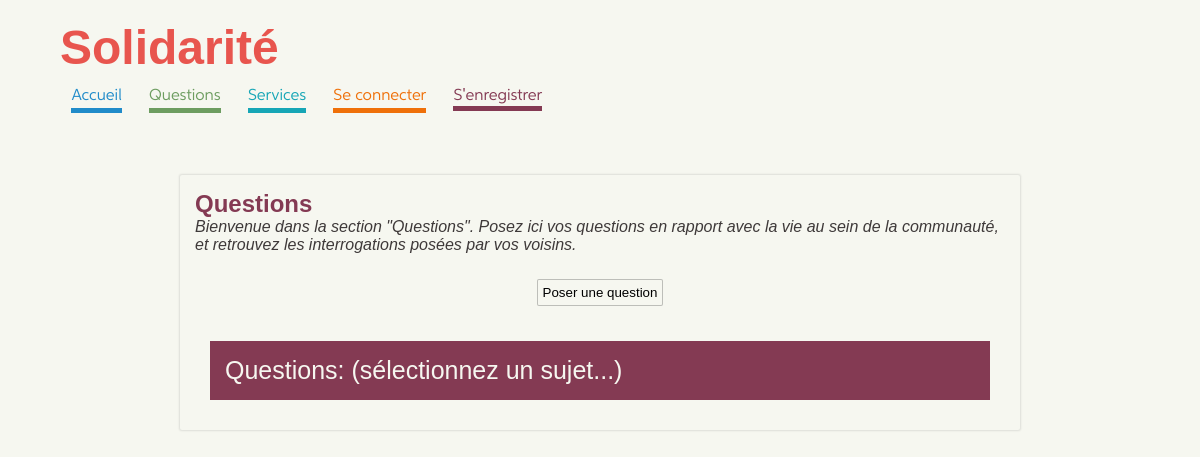
The page /Question?action=displayQuestions&subjectId=NULL&questionId=NULL&info=NULL on the database as committed earlier.
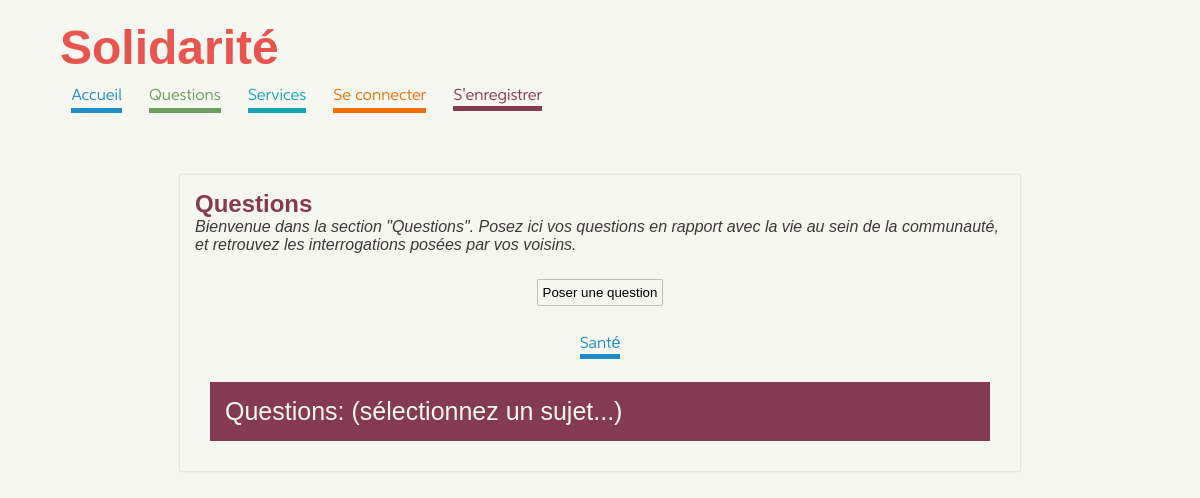
The same page on the database as committed later.
### tables this page shows
CREATE TABLE IF NOT EXISTS `Subject` (
  `id` int(10) NOT NULL AUTO_INCREMENT,
  `name` varchar(30) NOT NULL,
  PRIMARY KEY (`id`)
);

### Src/Core/DatabaseStorage.php (called while the page is built, shortened)
<?php
class DatabaseStorage implements Storage
{
    private $pdo;
    function __construct($host, $database, $username, $password)
    {
        $this->pdo = new PDO("mysql:host=".$host.";dbname=".$database, $username, $password);
        $this->pdo->setAttribute(PDO::ATTR_ERRMODE, PDO::ERRMODE_EXCEPTION);
    }
    public function findAll($class, &$destination, $condition="")
    {
        $sql = "SELECT * from ".$class. " T";
        if($condition != "")
        {
            $sql = $sql." WHERE ".$condition;
        }
        $request = $this->pdo->prepare($sql);
        $results = $request->execute();
        $results = $request->fetchAll();
    }
}

### Src/Core/Engine.php (called while the page is built, shortened)
<?php
include_once 'DatabaseStorage.php';
class Engine
{
    public function run()
    {
        $ctx = array();
        $matches = array();
        preg_match_all("/([^\/]+)/", $_SERVER["REQUEST_URI"], $matches);
        $controller = new $class($matches[0]);
        $controller->run($ctx);
    }
}

### Src/index.php (called while the page is built, shortened)
<?php
include_once 'Core/Engine.php';
Engine::Instance()->run();

### Src/Core/Template.php (the view, shortened to what this page needs)
<?php
class Template
{
    public static function process($name, $data)
    {
        $content = Template::open($name.".html");
        echo Template::prepare($content, $data);
    }
    public static function open($file)
    {
        $content = file_get_contents("Templates/".$file);
        return $content;
    }
    public static function prepare($content, $data, $fatal = true)
    {
        $matches = array();
        preg_match_all("/{{@(.*?)}}/", $content, $matches);
        foreach($matches[1] as $match)
        {
            $key = str_replace(" ", "", $match).".html";
            $inner_content = Template::open($key);
            $inner_content = Template::prepare($inner_content, $data);
            $content = preg_replace("/{{@".$match."}}/", $inner_content, $content, 1);
        }
        $reg = "/{{#(.*?)}}\s*?((.|\s)*?)\s*?{{\/\g1}}/";
        preg_match_all($reg, $content, $matches);
        for($i = 0; $i!= count($matches[1]); $i++)
        {
            $array_name = str_replace(" ", "", $matches[1][$i]);
            $body = "";
            for($u = 0; $u != count($data[$array_name]); $u++)
            {
                $body = $body.$matches[2][$i];
                $body = Template::prepare($body, $data[$array_name][$u], false);
            }
            $content = preg_replace("/{{#(.*?)}}\s*?((.|\s)*?)\s*?{{\/\g1}}/", $body, $content, 1);
        }
        preg_match_all("/{{=(.*?)}}\s*?((.|\s)*?)\s*?{{\/\g1}}/", $content, $matches);
        for($i = 0; $i!= count($matches[1]); $i++)
        {
            $match = $matches[1][$i];
            $key = str_replace(" ", "", $match);
            if($data[$key] == false)
            {
                $content = preg_replace("/{{=(.*?)}}\s*?((.|\s)*?)\s*?{{\/\g1}}/", "", $content, 1);
                continue;
            }
            $body = $matches[2][$i];
            $body = Template::prepare($body, $data);
            $content = preg_replace("/{{=(.*?)}}\s*?((.|\s)*?)\s*?{{\/\g1}}/", $body, $content, 1);
        }
        preg_match_all("/{{([^=\/#]*?)}}/", $content, $matches);
        foreach($matches[1] as $match)
        {
            $key = str_replace(" ", "", $match);
            $content = preg_replace("/{{".$match."}}/", $data[$key], $content, 1);
        }
        return $content;
    }
}

### Src/Controllers/QuestionController.php (shortened to what this page needs)
<?php
class QuestionController extends Controller
{
    public function run($ctx)
    {
        if(!isset($_GET["action"])){
            $this->displayQuestions();
        }else{
            $action = $_GET["action"];
            switch($action){
                case 'displayQuestions':
                    $this->displayQuestions();
                    return;
            }
        }
    }
    public function displayQuestions(){
        $subjects = NULL;
        $storage = Engine::Instance()->Persistence("DatabaseStorage")->findAll("Subject",$subjects);
    }
}

### Src/Static/main.css (style rules this page uses)
header { display: block; width: 100%; padding-top: 20px; padding-left: 5%; }
header h1 { font-size: 4vw; color: #E8554E; font-family: "Museo", sans-serif; font-weight: bold; }
body { margin-bottom: 50px; }
div.Content { display: block; width: 70%; min-width: 300px; background-color: #F6F7F0; padding: 15px; margin: auto; margin-top: 50px; border-radius: 2px; box-shadow: 0px 0px 2px 1px rgba(0, 0, 0, 0.1); }
div.Questions div.summary { margin-bottom: 20px; }
div.Questions div.summary h1 { color: #843A53; font-size: 2vw; }
div.Questions div.summary p { font-style: italic; }
div.Questions div.ask { width: 100%; text-align: center; margin-bottom: 15px; color: rgba(65, 65, 65, 0.5); }
div.Questions table { width: 100%; table-layout: fixed; border-spacing: 15px; }
div.Questions table thead td { padding: 15px; }
nav a { text-decoration: none; font-family: "Aspira-DEMO", sans-serif; display: inline-block; margin: 1%; position: relative; height: 25px; }
nav a::after { content: ""; display: block; width: 100%; height: 5px; position: absolute; bottom: 0; left: 0; }
nav a:nth-of-type(5n) { color: #843A53; }
nav a:nth-of-type(5n)::after { background-color: #843A53; }
nav a:nth-of-type(5n+1) { color: #208BC9; }
nav a:nth-of-type(5n+1)::after { background-color: #208BC9; }
nav a:nth-of-type(5n+2) { color: #6D9D60; }
nav a:nth-of-type(5n+2)::after { background-color: #6D9D60; }
nav a:nth-of-type(5n+3) { color: #16A6B6; }
nav a:nth-of-type(5n+3)::after { background-color: #16A6B6; }
nav a:nth-of-type(5n+4) { color: #EF7009; }
nav a:nth-of-type(5n+4)::after { background-color: #EF7009; }
* { margin: 0; padding: 0; box-sizing: border-box; }
html { position: relative; min-height: 100%; }
body { background-color: #F6F7F0; background-image: url("http://www.pessac.fr/sites/all/themes/pressblog/images/bg-site.gif"); font-family: "Museo", sans-serif; color: #3E3939; }
button, input[type=button], input[type=submit] { margin: 5px; border: 1px solid rgba(56, 56, 56, 0.3); background-color: #F6F7F0; border-radius: 2px; padding: 5px; }
table thead td { color: #F6F7F0; font-size: 25px; background-color: #843A53; }

Rows that differ between the two databases and show on the page:
added subject: Template::prepare($content, $data) "Solidarité Accueil Questions Services Se connecter S'enregistrer Questions Bienvenue dans la section \"Questions\". Posez ici vos questions en rapport avec la vie au sein de la communauté, et retrouvez les interrogations posées par vos voisins. Poser une question Santé Questions: (sélectionnez un sujet...)"
Other text that changed with them:
Template::prepare($content, $data): "Solidarité Accueil Questions Services Se connecter S'enregistrer Questions Bienvenue dans la section \"Questions\". Posez ici vos questions en rapport avec la vie au sein de la communauté, et retrouvez les interrogations posées par vos voisins. Poser une question Questions: (sélectionnez un sujet...)" → (not shown)
